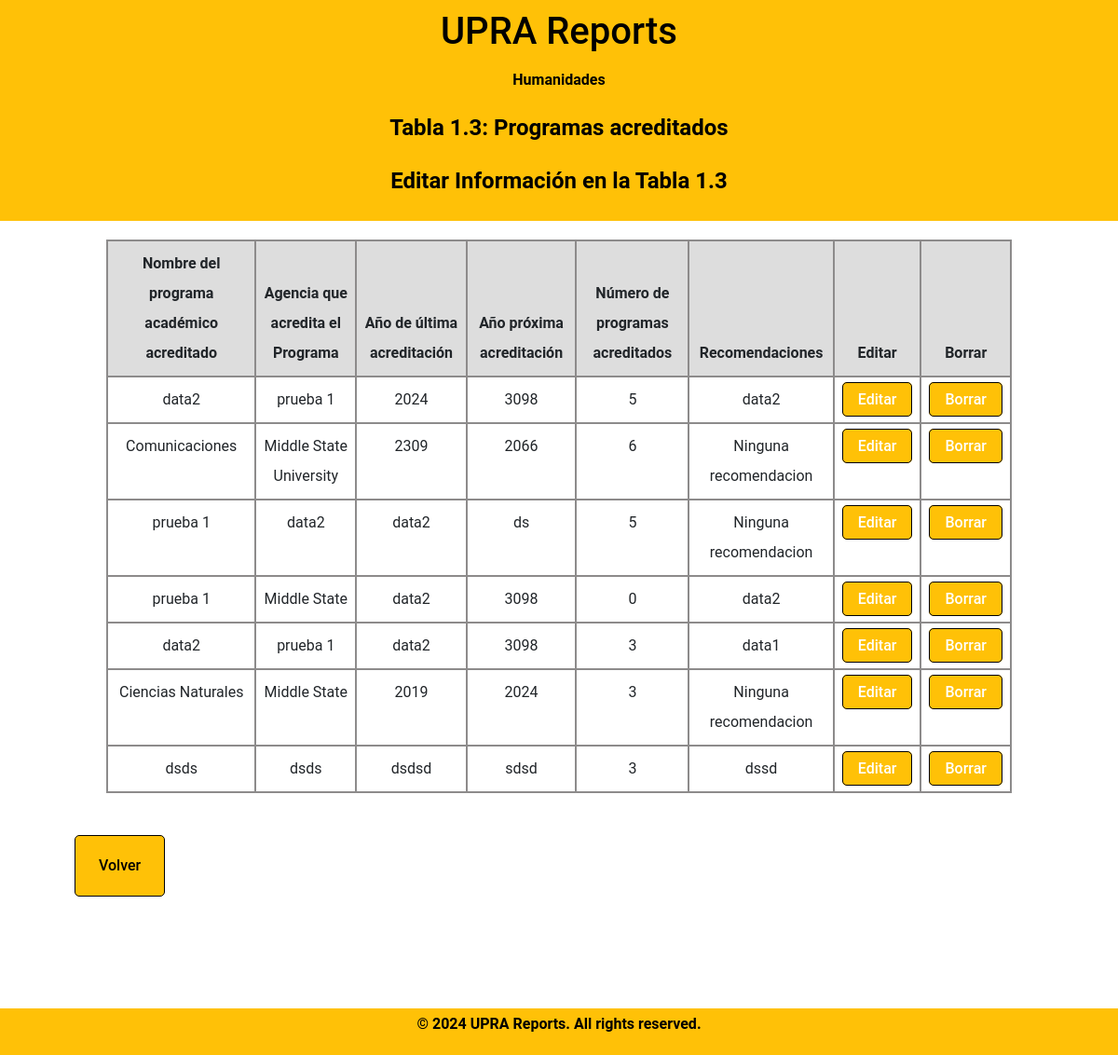
/meta-1/tabla1.3_display.php (signed in), run on the app's committed database.
### tables this page shows
CREATE TABLE `departamento` (
  `DepartmentID` int(11) NOT NULL,
  `DepartmentName` varchar(100) DEFAULT NULL
);

CREATE TABLE `table13` (
  `table13ID` int(11) NOT NULL,
  `DepartmentID` int(11) DEFAULT NULL,
  `year` int(4) DEFAULT NULL,
  `field1` varchar(100) DEFAULT NULL,
  `field2` varchar(100) DEFAULT NULL,
  `field3` varchar(100) DEFAULT NULL,
  `field4` varchar(100) DEFAULT NULL,
  `field5` varchar(255) DEFAULT NULL,
  `field6` varchar(100) DEFAULT NULL
);

### meta-1/tabla1.3_display.php (the view, shortened to what this page needs)
<?php
    include_once "db_info.php";
if (isset($_SESSION['DepartmentID'])) {
    $departmentID = $_SESSION['DepartmentID'];
    $sql = "SELECT DepartmentName FROM departamento WHERE DepartmentID = ?";
    $stmt = $conn->prepare($sql);
    $stmt->bind_param("i", $departmentID);
    $stmt->execute();
    $result = $stmt->get_result();
    $department = $result->fetch_assoc();
}
$year = date("Y");
?>
<!DOCTYPE html>
<html lang="en">
<head>
    <link rel="stylesheet" href="../fonts/icomoon/style.css">
    <link rel="stylesheet" href="../css/owl.carousel.min.css">
    <link rel="stylesheet" href="../css/bootstrap.min.css">
    <link rel="stylesheet" href="../css/style.css">
    <link rel="stylesheet" href="../css/style-sidemenu.css">
</head>
<body>
     <header>
        <h1 class="uprareports">UPRA Reports</h1>
        <h2 class="bienvenidosusuario"><?php echo $department['DepartmentName'] ?></h2>
        <h2 class="tablaheader">Tabla 1.3: Programas acreditados</h2>
        <h2 class="tablaheader"> Editar Informaci&oacute;n en la Tabla 1.3</h2>
     </header>
<div class="formbold-main-wrapper-edit">
    <div class="formbold-form-wrapper-edit">
        <table class="table">
            <thead>
              <tr>
                <th scope="col">Nombre del programa académico acreditado</th>
                <th scope="col">Agencia que acredita el Programa</th>
                <th scope="col">Año de última acreditación</th>
                <th scope="col">Año próxima acreditación</th>
                <th scope="col">Número de programas acreditados</th>
                <th scope="col">Recomendaciones</th>
                <th scope="col">Editar</th>
                <th scope="col">Borrar</th>
              </tr>
            </thead>
            <tbody>
           <?php
                $sql = "SELECT * FROM table13 WHERE DepartmentID = ? AND year = ?";
                $stmt = $conn->prepare($sql);
                $stmt->bind_param("si", $departmentID, $year);
                $stmt->execute();
                $result =$stmt->get_result();
                while ($row = $result->fetch_assoc()) {
                    echo "<tr>";
                    echo "<td>" . $row['field1'] . "</td>";
                    echo "<td>" . $row['field2'] . "</td>";
                    echo "<td>" . $row['field3'] . "</td>";
                    echo "<td>" . $row['field4'] . "</td>";
                    echo "<td>" . $row['field5'] . "</td>";
                    echo "<td>" . $row['field6'] . "</td>";
                    echo "<td><a href='javascript:void(0);' class='edit-btn'>Editar</a></td>";
                    echo "<td><a class='delete-btn' href='../meta-1/tabla1.3_delete.php?id=" . $row['table13ID'] . "'>Borrar</a></td>";
                    echo "</tr>";
                }
            ?>
            </tbody>
        </table>
        <div class="formbold-main-wrapperDept" >
            <a class="underline-button" href="../meta-1/tabla1.3.php">Volver</a>
        </div>
    </div>
</div>
    <div class="footer-box">
        <p>&copy; 2024 UPRA Reports. All rights reserved.</p>
    </div>
</body>
</html>

### css/style.css (style rules this page uses)
* { margin: 0; padding: 0; }
body { font-family: "Roboto", -apple-system, BlinkMacSystemFont, "Segoe UI", Roboto, "Helvetica Neue", Arial, "Noto Sans", sans-serif, "Apple Color Emoji", "Segoe UI Emoji", "Segoe UI Symbol", "Noto Color Emoji"; background-color: #fff; color: #999; }
a { -webkit-transition: .3s all ease; -o-transition: .3s all ease; transition: .3s all ease; }
a, a:hover { text-decoration: none !important; }
h2 { font-size: 3.5rem; font-weight: 700; }
body { font-family: "Roboto", -apple-system, BlinkMacSystemFont, "Segoe UI", Roboto, "Helvetica Neue", Arial, "Noto Sans", sans-serif, "Apple Color Emoji", "Segoe UI Emoji", "Segoe UI Symbol", "Noto Color Emoji"; background-color: #fff; color: #999; line-height: 2; }
.table { border-collapse: collapse; width: 90%; margin: auto; border: 2px solid #8d8b8b; overflow-x: auto; }
td, th { border: 2px solid #8d8b8b; text-align: center; padding: 0.5em; }
th, td { border: 2px solid #8d8b8b; text-align: center; padding: 0.5em; font-size: 1rem; }
.table thead th { vertical-align: bottom; border-bottom: 2px solid #8d8b8b; background-color: #dddddd; }
.table th, .table td { padding: 0.5rem; vertical-align: top; border-top: 1px solid #000000; }
header { background-color: #FFC107; color: #000; padding: 10px; text-align: center; }
.footer-box { background-color: #FFC107; color: #000; text-align: center; padding: 1px 0; position: fixed; bottom: 0%; width: 100%; z-index: 999; font-weight: bold; }
.footer-box p { font-size: 16px; }
html, body { height: 100%; margin: 0; padding: 0; }
.formbold-main-wrapper-edit { display: flex; align-items: center; justify-content: center; padding-top: 10px; margin-left: auto; margin-right: auto; min-height: 580px; max-height: 900px; }
.formbold-main-wrapperDept { display: flex; justify-content: space-between; padding: 20px; margin: 0 auto; }
.formbold-form-wrapper-edit { margin: 0 auto; width: 90%; background: white; min-height: 580px; max-height: 900px; margin-top: 10px; }
.underline-button { font-size: 16px; border-radius: 5px; padding: 16px 25px; border: none; font-weight: 500; background-color: #FFC107; color: #000; cursor: pointer; margin-top: 25px; border: 1px solid #000; margin-bottom: 150px; }
.bienvenidosusuario { font-size: 1.0em; color: #000; text-align: center; padding: 10px; }
.tablaheader { font-size: 1.5em; color: #000; text-align: center; padding: 10px; }
.edit-btn, .delete-btn, .update-btn { font-size: 16px; border-radius: 5px; padding: 8px 16px; border: none; font-weight: 500; background-color: #FFC107; color: white; cursor: pointer; margin-top: 1px; border: 1px solid #000; }

### css/style-sidemenu.css (style rules this page uses)
* { margin: 0; padding: 0; }
:root { --accent-color: #FFC107; }

### data on the page
departamento: DepartmentName "Humanidades"
table13: field1 "data2", field2 "prueba 1", field3 "2024", field4 "3098", field5 "5", field6 "data2"
table13: field1 "Comunicaciones", field2 "Middle State University", field3 "2309", field4 "2066", field5 "6", field6 "Ninguna recomendacion"
table13: field1 "prueba 1", field2 "data2", field3 "data2", field4 "ds", field5 "5", field6 "Ninguna recomendacion"
table13: field1 "prueba 1", field2 "Middle State", field3 "data2", field4 "3098", field5 "0", field6 "data2"
table13: field1 "data2", field2 "prueba 1", field3 "data2", field4 "3098", field5 "3", field6 "data1"
table13: field1 "Ciencias Naturales", field2 "Middle State", field3 "2019", field4 "2024", field5 "3", field6 "Ninguna recomendacion"
table13: field1 "dsds", field2 "dsds", field3 "dsdsd", field4 "sdsd", field5 "3", field6 "dssd"
